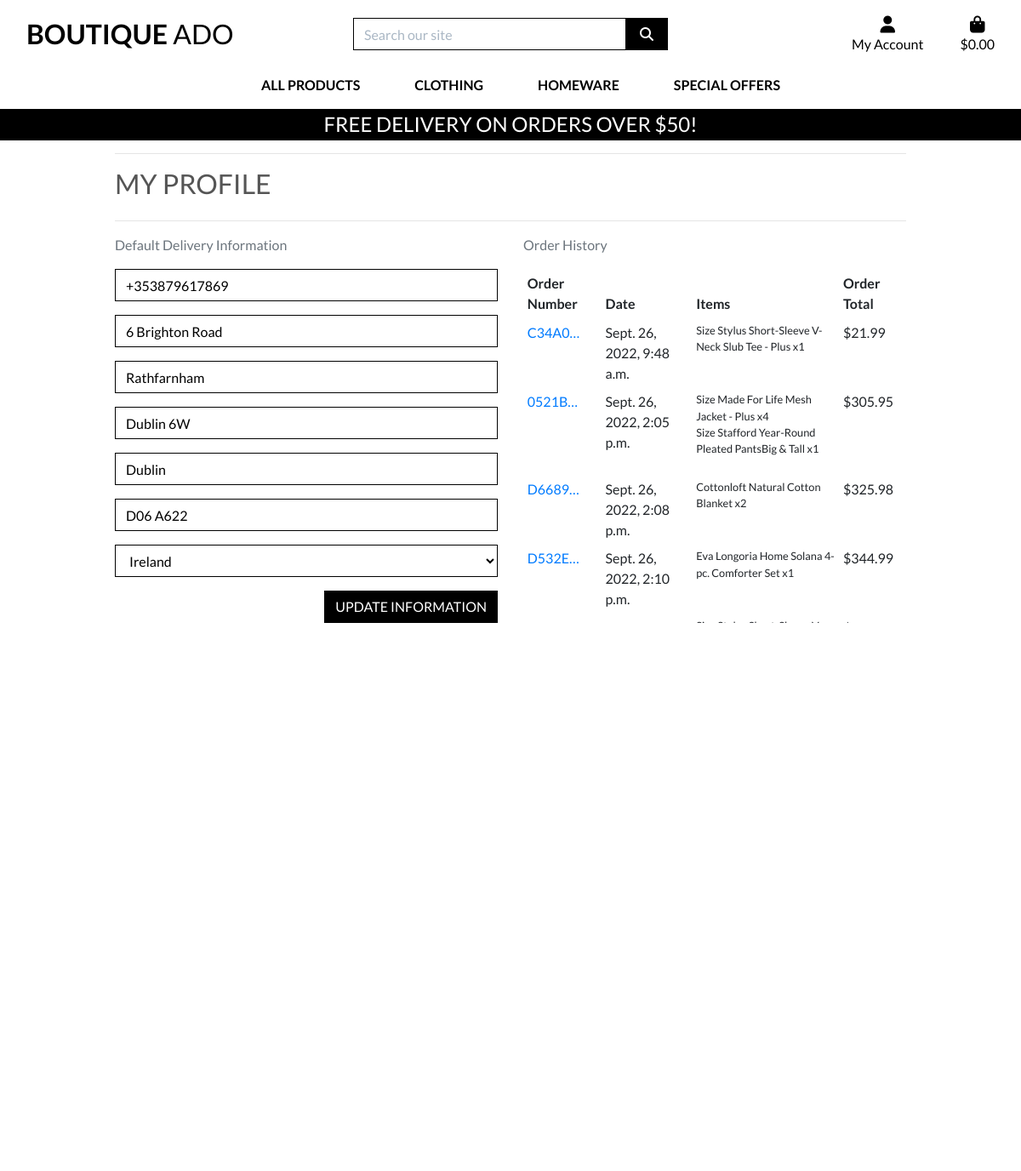
/profile/ (signed in), run on the app's committed database.
### profiles/models.py (models this page shows, shortened)
class UserProfile(models.Model):
    user = models.OneToOneField(User, on_delete=models.CASCADE)
    default_phone_number = models.CharField(max_length=20, null=True, blank=True)
    default_street_address1 = models.CharField(max_length=80, null=True, blank=True)
    default_street_address2 = models.CharField(max_length=80, null=True, blank=True)
    default_town_or_city = models.CharField(max_length=40, null=True, blank=True)
    default_county = models.CharField(max_length=80, null=True, blank=True)
    default_postcode = models.CharField(max_length=20, null=True, blank=True)
    default_country = CountryField(blank_label='Country', null=True, blank=True)

### checkout/models.py (models this page shows, shortened)
class Order(models.Model):
    order_number = models.CharField(max_length=32, null=False, editable=False)
    user_profile = models.ForeignKey(UserProfile, on_delete=models.SET_NULL,
                                     null=True, blank=True, related_name='orders')
    full_name = models.CharField(max_length=50, null=False, blank=False)
    email = models.EmailField(max_length=254, null=False, blank=False)
    phone_number = models.CharField(max_length=20, null=False, blank=False)
    country = CountryField(blank_label='Country *', null=False, blank=False)
    postcode = models.CharField(max_length=20, null=True, blank=True)
    town_or_city = models.CharField(max_length=40, null=False, blank=False)
    street_address1 = models.CharField(max_length=80, null=False, blank=False)
    street_address2 = models.CharField(max_length=80, null=True, blank=True)
    county = models.CharField(max_length=80, null=True, blank=True)
    date = models.DateTimeField(auto_now_add=True)
    delivery_cost = models.DecimalField(max_digits=6, decimal_places=2, null=False, default=0)
    order_total = models.DecimalField(max_digits=10, decimal_places=2, null=False, default=0)
    grand_total = models.DecimalField(max_digits=10, decimal_places=2, null=False, default=0)
    original_bag = models.TextField(null=False, blank=False, default='')
    stripe_pid = models.CharField(max_length=254, null=False, blank=False, default='')

class OrderLineItem(models.Model):
    order = models.ForeignKey(Order, null=False, blank=False, on_delete=models.CASCADE, related_name='lineitems')
    product = models.ForeignKey(Product, null=False, blank=False, on_delete=models.CASCADE)
    product_size = models.CharField(max_length=2, null=True, blank=True) # XS, S, M, L, XL
    quantity = models.IntegerField(null=False, blank=False, default=0)
    lineitem_total = models.DecimalField(max_digits=6, decimal_places=2, null=False, blank=False, editable=False)

### products/models.py (models this page shows, shortened)
class Product(models.Model):
    category = models.ForeignKey('Category', null=True, blank=True,
                                 on_delete=models.SET_NULL)
    sku = models.CharField(max_length=254, null=True, blank=True)
    name = models.CharField(max_length=254)
    description = models.TextField()
    has_sizes = models.BooleanField(default=False, null=True, blank=True)
    price = models.DecimalField(max_digits=6, decimal_places=2)
    rating = models.DecimalField(max_digits=6, decimal_places=2, null=True,
                                 blank=True)
    image_url = models.URLField(max_length=1024, null=True, blank=True)
    image = models.ImageField(null=True, blank=True)

### profiles/views.py (the view)
# urls.py: path('profile/', include('profiles.urls')),
def profile(request):
    profile = get_object_or_404(UserProfile, user=request.user)
    if request.method == 'POST':
        form = UserProfileForm(request.POST, instance=profile)
        if form.is_valid():
            form.save()
            messages.success(request, 'Profile updated successfully')
    form = UserProfileForm(instance=profile)
    orders = profile.orders.all()
    template = 'profiles/profile.html'
    context = {
        'form': form,
        'orders': orders,
        'on_profile_page': True
    }
    return render(request, template, context)

### profiles/forms.py
class UserProfileForm(forms.ModelForm):
    class Meta:
        model = UserProfile
        exclude = ('user',)
    def __init__(self, *args, **kwargs):
        super().__init__(*args, **kwargs)
        placeholders = {
            'default_phone_number': 'Phone Number',
            'default_postcode': 'Postal Code',
            'default_town_or_city': 'Town or City',
            'default_street_address1': 'Street Address 1',
            'default_street_address2': 'Street Address 2',
            'default_county': 'County, State or Locality',
        }
        self.fields['default_phone_number'].widget.attrs['autofocus'] = True
        for field in self.fields:
            if field != 'default_country':
                if self.fields[field].required:
                    placeholder = f'{placeholders[field]} *'
                else:
                    placeholder = placeholders[field]
                self.fields[field].widget.attrs['placeholder'] = placeholder
            self.fields[field].widget.attrs['class'] = 'border-black rounded-0 profile-form-input'
            self.fields[field].label = False

### bag/contexts.py (called while the page is built, shortened)
def bag_contents(request):
    bag_items = []
    total = 0
    product_count = 0
    bag = request.session.get('bag', {})
    if total < settings.FREE_DELIVERY_THRESHOLD:
        delivery = total * Decimal(settings.STANDARD_DELIVERY_PERCENTAGE / 100)
        free_delivery_delta = settings.FREE_DELIVERY_THRESHOLD - total
    else:
        delivery = 0
        free_delivery_delta = 0
    grand_total = delivery + total
    context = {
        'bag_items': bag_items,
        'total': total,
        'product_count': product_count,
        'delivery': delivery,
        'free_delivery_delta': free_delivery_delta,
        'free_delivery_threshold': settings.FREE_DELIVERY_THRESHOLD,
        'grand_total': grand_total,
    }
    return context

### profiles/templates/profiles/profile.html (shortened to what this page needs)
{% extends "base.html" %}
{% load static %}
{% block extra_css %}
    <link rel="stylesheet" href="{% static 'profiles/css/profile.css' %}">
{% endblock %}
{% block page_header %}
    <div class="container header-container">
    </div>
{% endblock %}
{% block content %}
    <div class="overlay"></div>
    <div class="container">
        <div class="row">
            <div class="col">
                <hr>
                <h2 class="logo-font mb-4">My Profile</h2>
                <hr>
            </div>
        </div>
        <div class="row">
            <div class="col-12 col-lg-6">
                <p class="text-muted">Default Delivery Information</p>
                <form class="mt-3" action="{% url 'profile' %}" method="POST" id="profile-update-form">
                    {{ form|crispy }}
                    <button class="btn btn-black rounded-0 text-uppercase float-right">Update Information</button>
                </form>
            </div>
            <div class="col-12 col-lg-6">
                <p class="text-muted">Order History</p>
                <div class="order-history table-responsive">
                    <table class="table table-sm table-borderless">
                        <thead>
                            <tr>
                                <th>Order Number</th>
                                <th>Date</th>
                                <th>Items</th>
                                <th>Order Total</th>
                            </tr>
                        </thead>
                        <tbody>
                            {% for order in orders %}
                                <tr>
                                    <td>
                                        <a href="{% url 'order_history' order.order_number %}"
                                        title="{{ order.order_number }}">
                                            {{ order.order_number|truncatechars:6 }}
                                        </a>
                                    </td>
                                    <td>{{ order.date }}</td>
                                    <td>
                                        <ul class="list-unstyled">
                                            {% for item in order.lineitems.all %}
                                                <li class="small">
                                                    {% if item.product.has_sizes %}
                                                        Size {{ item.product.size|upper }}
                                                    {% endif %}{{ item.product.name }} x{{ item.quantity }}
                                                </li>
                                            {% endfor %}
                                        </ul>
                                    </td>
                                    <td>${{ order.grand_total }}</td>
                                </tr>
                            {% endfor %}
                        </tbody>
                    </table>
                </div>
            </div>
        </div>
{% endblock %}

### static/css/base.css (style rules this page uses)
html { height: 100%; }
body { background: url('/media/homepage_background_cropped.jpg') no-repeat center center fixed; background-size: cover; height: calc(100vh - 164px); color: #555; font-family: 'Lato'; }
.logo-font { text-transform: uppercase; }
.btn-black { background: black; color: white; }
.border-black { border: 1px solid black !important; }
.overlay { height: 100%; width: 100%; top: 0; left: 0; position: fixed; background: white; z-index: -1; }
@media (min-width: 1200px) { .container { max-width: 80%; } }
@media (min-width: 992px) { .header-container { padding-top: 164px; } }

### profiles/static/profiles/css/profile.css (style rules this page uses)
.order-history { max-height: 416px; overflow-y: auto; }
#profile-update-form .form-control { color: #000; }
#profile-update-form input::placeholder { color: #aab7c4; }
#id_default_country, #id_default_country option:not(:first-child) { color: #000; }

### data on the page
UserProfile: default_phone_number "+353879617869", default_street_address1 "6 Brighton Road", default_street_address2 "Rathfarnham", default_town_or_city "Dublin 6W", default_county "Dublin", default_postcode "D06 A622", default_country "Ireland"
Order: order_number "C34A0…", date "Sept. 26, 2022, 9:48 a.m.", grand_total "21.99"
OrderLineItem: product.name "Stylus Short-Sleeve V-Neck Slub Tee - Plus", quantity "1"
Order: order_number "0521B…", date "Sept. 26, 2022, 2:05 p.m.", grand_total "305.95"
OrderLineItem: product.name "Made For Life Mesh Jacket - Plus", quantity "4"
OrderLineItem: product.name "Stafford Year-Round Pleated PantsBig & Tall", quantity "1"
Order: order_number "D6689…", date "Sept. 26, 2022, 2:08 p.m.", grand_total "325.98"
OrderLineItem: product.name "Cottonloft Natural Cotton Blanket", quantity "2"
Order: order_number "D532E…", date "Sept. 26, 2022, 2:10 p.m.", grand_total "344.99"
OrderLineItem: product.name "Eva Longoria Home Solana 4-pc. Comforter Set", quantity "1"

### other printed values
{{ free_delivery_threshold }} "50"
